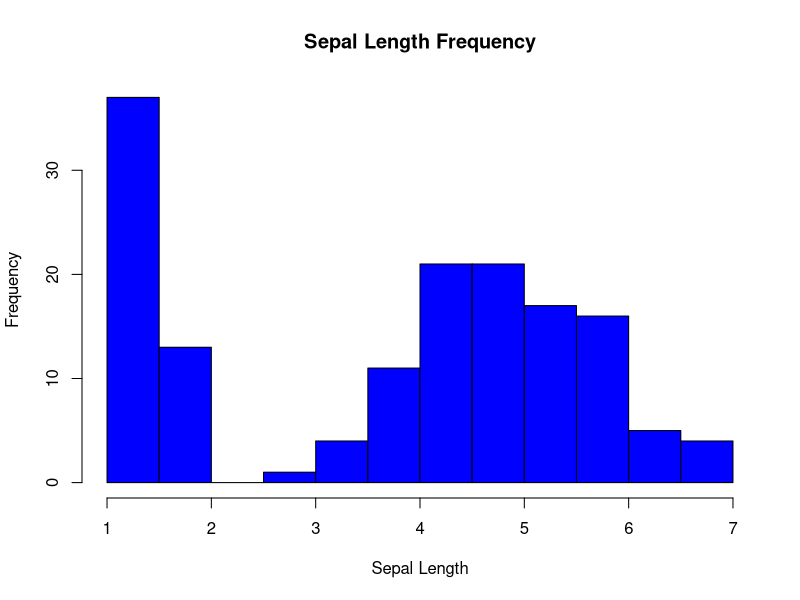
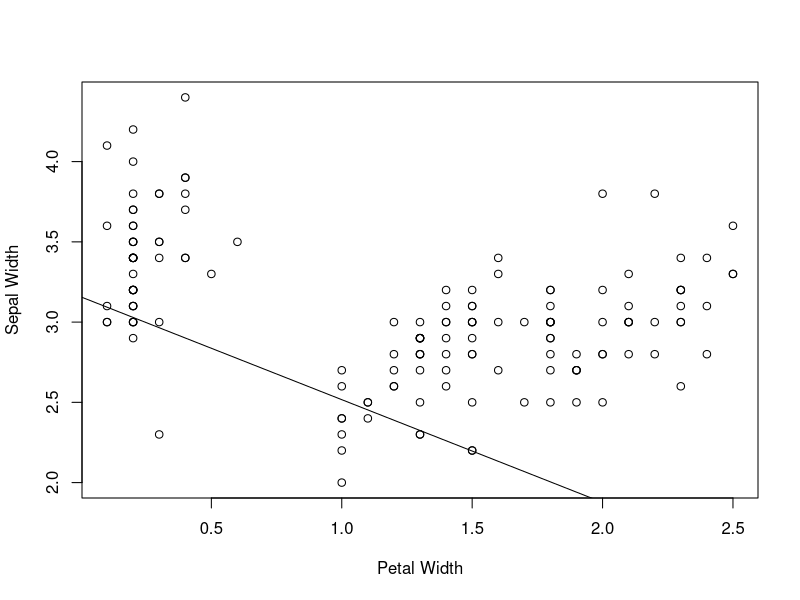
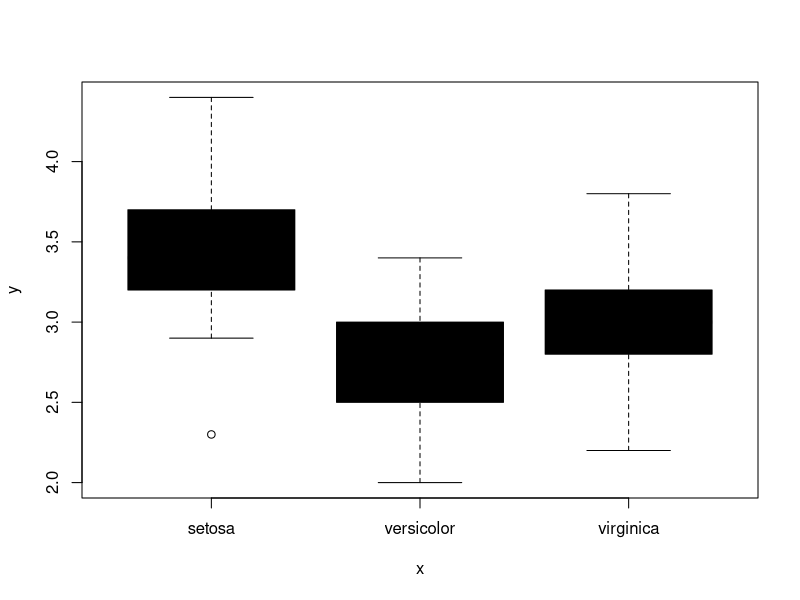

These charts were generated, in order, by the following R code:
cat("\f") # Clear the console prior to running the script

# Set the working directory
setwd("C:/Users/anubh/Desktop/Course Requisites/Spring 2022/Machine Learning CIS490/Week 1")
getwd()

# Load the data and do some exploration
iris_data <- data.frame(iris)
head(iris) # Get a glimpse of the first 5 rows
tail(iris) # Get a glimpse of the last 5 rows
attach(iris) # Keeps the data frame attached to the console work space. Makes it easier to use fields without needing the $ sign
table(Species) # Pivot the data frame basis one or multiple fields
names(iris) # Returns all the field names comprising the data frame
View(iris) # View the data frame
summary(iris) # View the summary stats of the data

library("e1071") # Call an installed package

# Some basic plots
hist(Petal.Length,xlab = "Sepal Length",ylab = "Frequency",main = 'Sepal Length Frequency',col = "blue") # Histogram

plot(Petal.Width,Sepal.Width,col = "black",xlab = "Petal Width", ylab = "Sepal Width") # Simple Scatter Plot
abline(lm(Petal.Width~Sepal.Width,col = "blue",lwd = 2)) # Introduces a regression line

plot(Species,Sepal.Width,col = "black") # Box Plot to identify outliers

